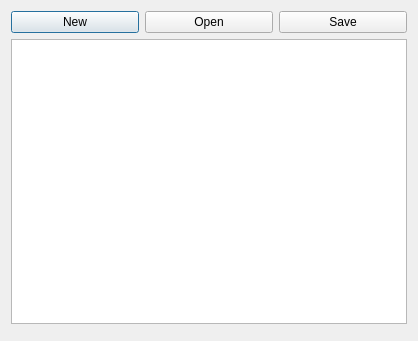
<?xml version="1.0" encoding="UTF-8"?>
<ui version="4.0">
 <class>Dialog</class>
 <widget class="QDialog" name="Dialog">
  <property name="geometry">
   <rect>
    <x>0</x>
    <y>0</y>
    <width>418</width>
    <height>341</height>
   </rect>
  </property>
  <property name="windowTitle">
   <string>Dialog</string>
  </property>
  <layout class="QVBoxLayout" name="verticalLayout">
   <item>
    <layout class="QHBoxLayout" name="horizontalLayout">
     <item>
      <widget class="QPushButton" name="btnNew">
       <property name="text">
        <string>New</string>
       </property>
       <property name="icon">
        <iconset>
         <normalon>:/files/images/file.png</normalon>
        </iconset>
       </property>
      </widget>
     </item>
     <item>
      <widget class="QPushButton" name="btnOpen">
       <property name="text">
        <string>Open</string>
       </property>
       <property name="icon">
        <iconset>
         <normalon>:/files/images/folder.png</normalon>
        </iconset>
       </property>
      </widget>
     </item>
     <item>
      <widget class="QPushButton" name="btnSave">
       <property name="text">
        <string>Save</string>
       </property>
       <property name="icon">
        <iconset>
         <normalon>:/files/images/disk.png</normalon>
        </iconset>
       </property>
      </widget>
     </item>
    </layout>
   </item>
   <item>
    <widget class="QPlainTextEdit" name="plainTextEdit"/>
   </item>
   <item>
    <widget class="QDialogButtonBox" name="buttonBox">
     <property name="standardButtons">
      <set>QDialogButtonBox::NoButton</set>
     </property>
    </widget>
   </item>
  </layout>
 </widget>
 <resources/>
 <connections/>
</ui>
